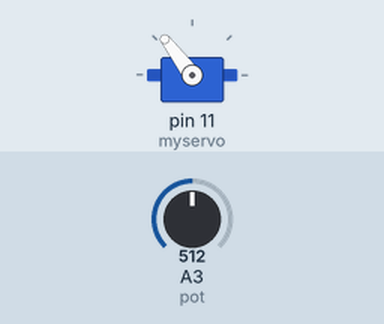
This sketch was run on a simulated Arduino Uno, built with avr-gcc and run on an emulated ATmega328P. On the bench: servo. Inputs (shaded band) come from the test bench; at power-on: A3 (pot) = 512.

Above: at 1.2 s.
1.3 s: A3 (pot) set to 716
At 2.5 s:
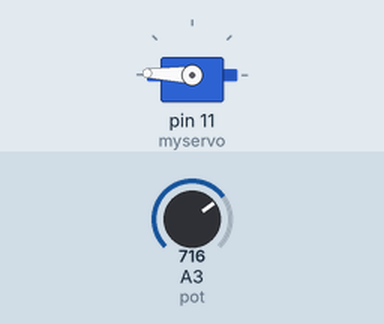
2.8 s: A3 (pot) set to 900
At 3.6 s:
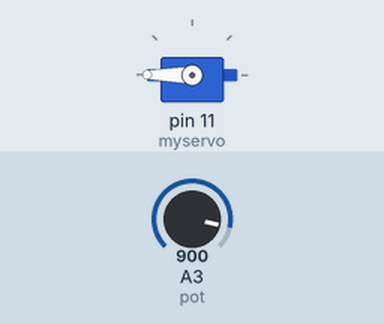
4.3 s: A3 (pot) set to 306
At 4.8 s:
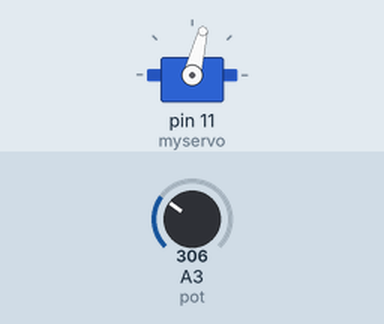
5.8 s: A3 (pot) set to 122
At 7.0 s:
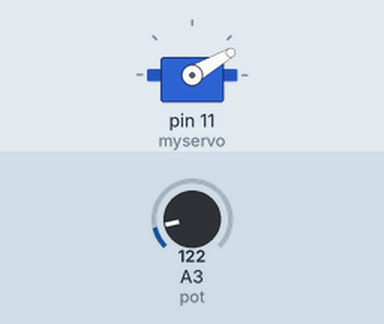
7.3 s: A3 (pot) set to 0
At 8.3 s:
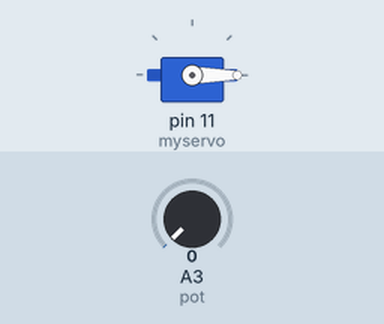
8.8 s: A3 (pot) set to 511
At 9.4 s:
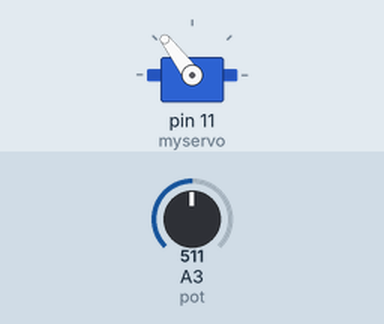
Timing chart, 0 to 11.3 s (numbered marks = the images above; inputs shaded):
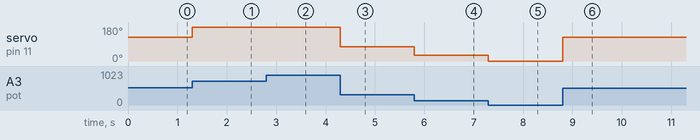

The sketch:

servo_motor.ino
```cpp
#include <Servo.h>
#define pot 3 //attach potentiometer on pin 3
Servo myservo;

int Position ;

void setup()
{
  myservo.attach(11); //attach servo motor at pin 11 digital pin
  pinMode(pot, INPUT);
  Serial.begin(9600);
}

void loop()
{
Position = analogRead(pot);
Position = map(Position, 0, 1023, 0, 255);
myservo.write(Position);
}
```

Measured:
- after the input at 1.3 s, servo on pin 11 (myservo): 127° → 178° at once
- after the input at 2.8 s, servo on pin 11 (myservo): 178° → 180° at once
- after the input at 4.3 s, servo on pin 11 (myservo): 180° → 76° at once
- after the input at 5.8 s, servo on pin 11 (myservo): 76° → 30° at once
- after the input at 7.3 s, servo on pin 11 (myservo): 30° → 0° at once
- after the input at 8.8 s, servo on pin 11 (myservo): 0° → 127° at once
